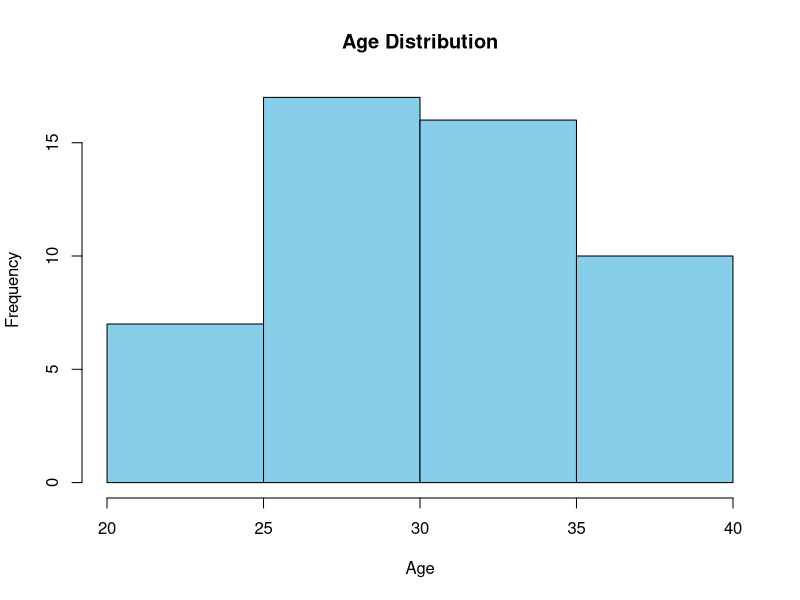

Here is the R script that generated this plot:
## ---- chunk 1
set.seed(10)
data <- data.frame(
  ID = 1:50,
  Age = sample(c(20:40, NA), 50, replace = TRUE),
  Salary = sample(c(30000:60000, NA), 50, replace = TRUE)
)

data <- rbind(data, data[1:5, ])

head(data)
## ---- chunk 2
data_unique <- unique(data)
head(data_unique)
## ---- chunk 3
mean_age <- mean(data_unique$Age, na.rm = TRUE)
data_unique$Age[is.na(data_unique$Age)] <- mean_age

median_salary <- median(data_unique$Salary, na.rm = TRUE)
data_unique$Salary[is.na(data_unique$Salary)] <- median_salary

head(data_unique)
## ---- chunk 4
summary(data_unique)
## ---- chunk 5
hist(data_unique$Age,
     main = "Age Distribution",
     xlab = "Age",
     col = "skyblue")
